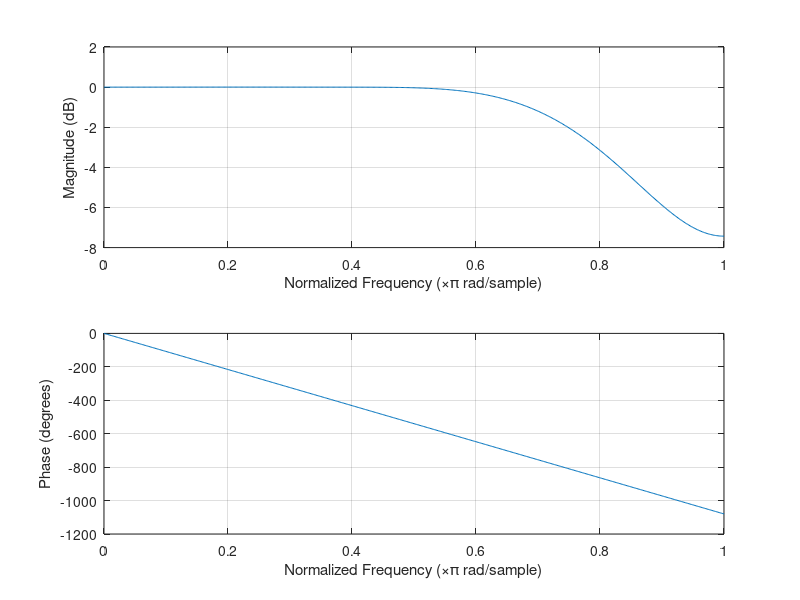
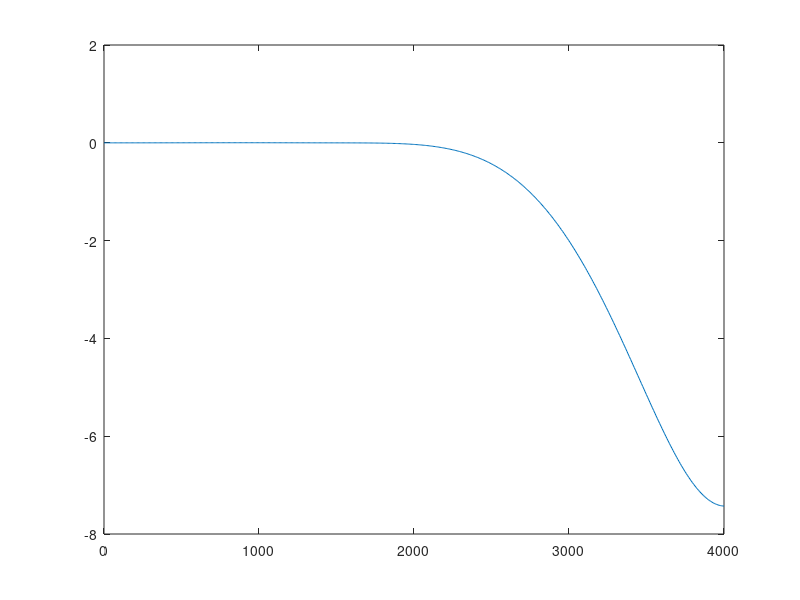
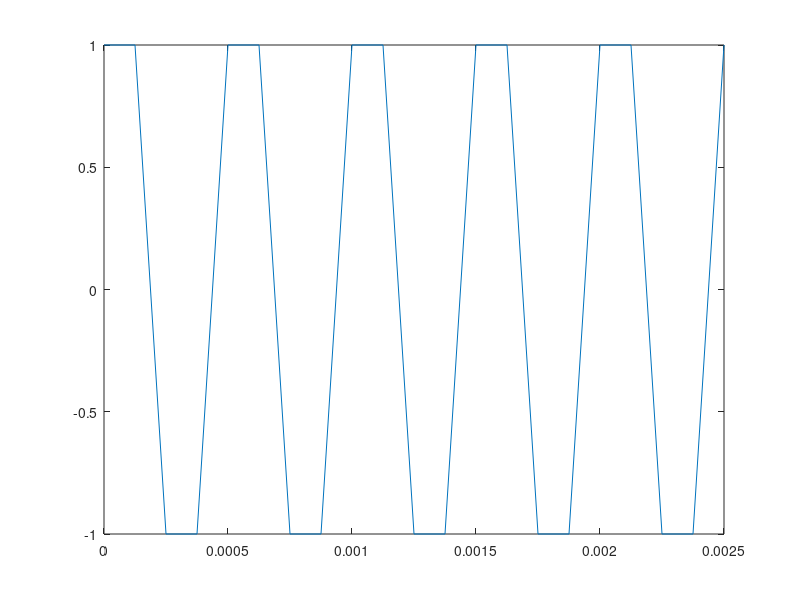

Reproduce these figures in MATLAB, in order.
clear all;clc;close all;
fs = 8000; % in Hz
cutoff = 3500; % in Hz
order = 12; % should be even number %%order = 50, and blackman window for 70 db cancellation
t = -order/2:order/2;  % This will be a 13-tap filter
win = blackman(length(t))';%rectwin(length(t))';% % hamming(length(t))';bartlett(length(t))';
r = 2*cutoff/fs;
B = sinc(r*t).*r .*win; figure;plot(B);
freqz(B);
h = freqz(B);
figure;plot(linspace(0,fs/2,length(h)),20.*log10(abs(h)));
T = 0:1/fs:0.0025; 
ip = square(2*pi*2000*T);figure;plot(T,ip);
op = filter(B,1,ip);
% figure;plot(abs(fft(op)));hold on;plot(abs(fft(ip)));

% fs = 8000; % sampling frequency in Hz
% cutoff_freq = 3500; % cutoff frequency of lowpass filter in Hz
% filter_order = 10;
% fs_piscl = pi;
% cutoff_piscl = cutoff_freq*(fs_piscl/(fs/2));
% total_resp = ones(fs/2,1);
% lowpass_resp = [ones(cutoff_freq,1);zeros(fs/2 - cutoff_freq - 1,1)];
% % figure;plot(total_resp);hold on;plot(lowpass_resp);
% time_int = 10;
% n = linspace(0,time_int,filter_order + 1);
% filt_resp = (cutoff_freq/fs)*sinc((cutoff_freq/fs)*n);
% figure;stem(filt_resp);
% win = hamming(length(filt_resp))';%rectwin(length(filt_resp))'; %
% hamming((length(filt_resp))';bartlett((length(filt_resp))';
% win_fil = win.*filt_resp;
% filt_resp_f = fft(filt_resp,filter_order + 1);
% filt_coefs = ifft(filt_resp_f,filter_order + 1);
% figure;plot(linspace(0,fs,length(filt_resp_f)/2),20.*log10(abs(filt_resp_f(1:filter_order/2) )));
% xlabel('frequency');ylabel('magnitude response');